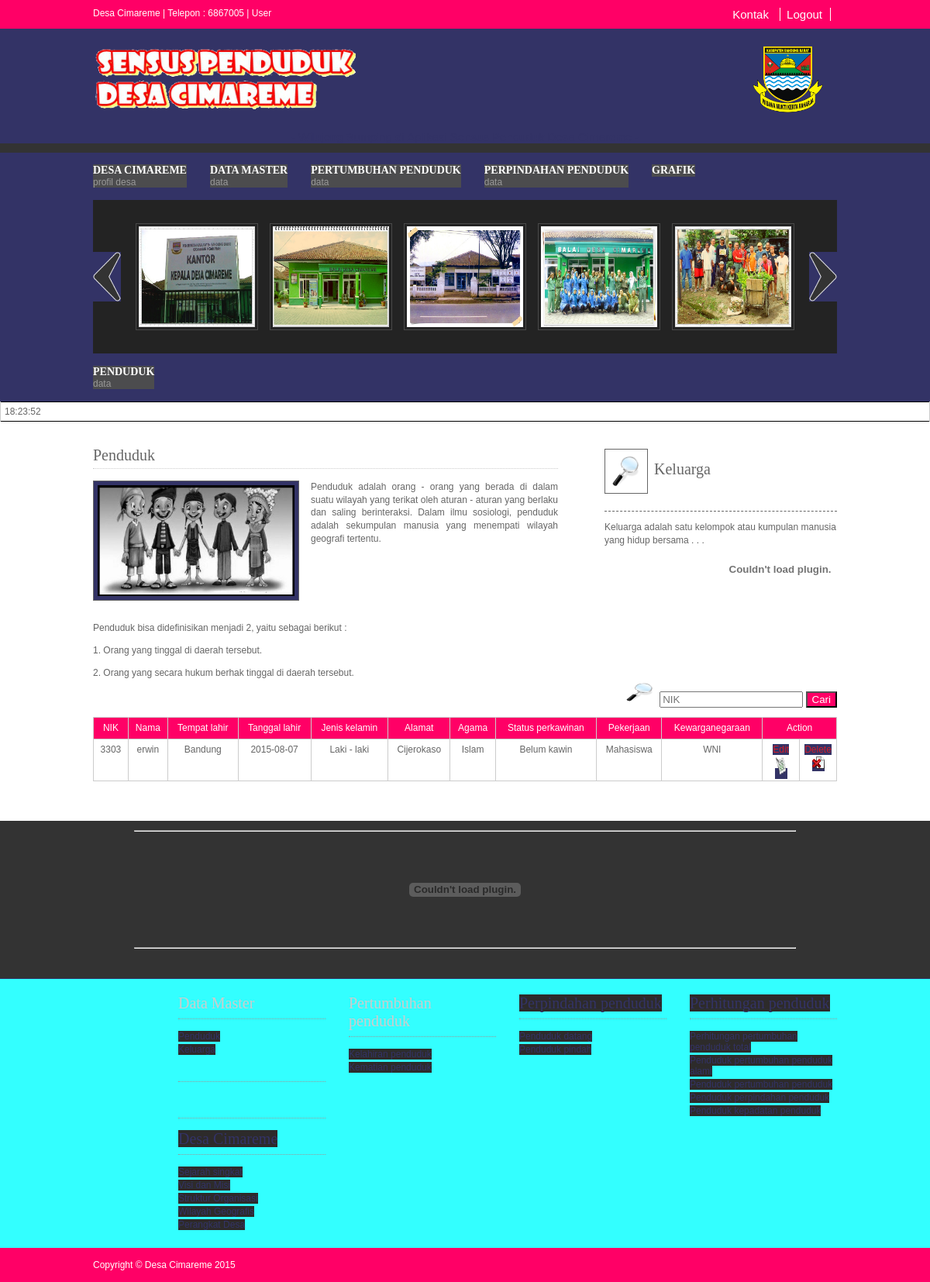
The page /penduduk.php (signed in) on the database its author committed.
### tables this page shows
CREATE TABLE IF NOT EXISTS `penduduk` (
  `nomor` int(11) NOT NULL AUTO_INCREMENT,
  `NIK` varchar(30) NOT NULL,
  `nama` varchar(50) NOT NULL,
  `tempat_lahir` varchar(20) NOT NULL,
  `tanggal_lahir` varchar(25) NOT NULL,
  `jenis_kelamin` varchar(15) NOT NULL,
  `alamat` varchar(25) NOT NULL,
  `agama` varchar(15) NOT NULL,
  `status_perkawinan` varchar(15) NOT NULL,
  `pekerjaan` varchar(50) NOT NULL,
  `kewarganegaraan` varchar(25) NOT NULL,
  `foto` varchar(50) NOT NULL,
  PRIMARY KEY (`nomor`)
);

### penduduk.php (the view, shortened to what this page needs)
<?php require_once('Connections/koneksi.php');
$logoutAction = $_SERVER['PHP_SELF']."?doLogout=true";
$maxRows_n = 10;
$pageNum_n = 0;
$startRow_n = $pageNum_n * $maxRows_n;
$query_n = "SELECT * FROM penduduk";
$query_limit_n = sprintf("%s LIMIT %d, %d", $query_n, $startRow_n, $maxRows_n);
$n = mysql_query($query_limit_n, $koneksi) or die(mysql_error());
$row_n = mysql_fetch_assoc($n);
?>
<!DOCTYPE html PUBLIC "-//W3C//DTD XHTML 1.0 Transitional//EN" "http://www.w3.org/TR/xhtml1/DTD/xhtml1-transitional.dtd">
<html xmlns="http://www.w3.org/1999/xhtml">
<head>
<link rel="stylesheet" href="layout/styles/layout.css" type="text/css" />
</head>
<body id="top">
<div class="wrapper col1">
  <div id="topbar">
    <p>Desa Cimareme | Telepon : 6867005 | User</p>
	<ul class="style2">
	  <li><a href="kontak.php" class="style3">Kontak </a></li> <li><a href="<?php echo $logoutAction ?>" class="style3">Logout</a></li>
	</ul>
    <br class="clear" />
  </div>
</div>
<div class="wrapper col2">
  <div id="header">
    <div class="fl_left">
      <h1><img src="images/Header.png" width="345" height="88" /></h1>
    </div>
    <div class="fl_right">
      <div align="right"><a href="#"><img src="images/Logo Bandung Barat.png" width="127" height="91" /></a> </div>
    </div>
    <br class="clear" />
  </div>
  <marquee>
  <div align="center" class="style2">- Wilujeng Sumping di Aplikasi Sensus Penduduk Desa Cimareme -</div>
  </marquee>
</div>
<div class="wrapper col3">
  <div id="topnav">
    <ul>
      <li><a href="home.php">Desa Cimareme</a><span>Profil Desa</span>
      </li>
	  <li><a href="">Data Master</a><span>data</span>
      </li>
	  <li><a href="">Pertumbuhan penduduk</a><span>data</span>
      </li>
	  <li><a href="">Perpindahan penduduk</a><span>data</span>
      </li>
	  <li><a href="grafik_kolom.php">Grafik</a></li>
    </ul>
    <br class="clear" />
  </div>
</div>
<div class="wrapper col4">
  <div id="featured_slide">
    <div id="featured_content">
      <ul>
        <li><a href="#"><img src="images/Kantor Kepala Desa Cimareme.jpg" alt="" /></a></li>
        <li><a href="#"><img src="images/Balai Desa Cimareme sekarang.jpg" alt="" /></a></li>
        <li><a href="#"><img src="images/Balai Desa Cimareme tempo dulu.jpg" alt="" /></a></li>
        <li><a href="#"><img src="images/Perangkat Desa.jpg" alt="" /></a></li>
        <li><a href="#"><img src="images/Warga Desa.jpg" alt="" /></a></li>
      </ul>
    </div>
    <a href="javascript:void(0);" id="featured-item-prev"><img src="layout/images/prev.png" alt="" /></a> <a href="javascript:void(0);" id="featured-item-next"><img src="layout/images/next.png" alt="" /></a> </div>
</div>
<div class="wrapper col3">
  <div id="topnav">
    <ul>
      <li><a href="penduduk.php">Penduduk</a><span>data</span>
    </ul>
    <br class="clear" />
  </div>
</div>
<div class="wrapper col5">
<body bgcolor="black" text="black" onload="waktu()">
<table align=center bgcolor="#CCCCCC" class="col5" style="border:1px solid black">
<tr><td>
<div id="output">
</div>
</td></tr>
</table>
  <div id="container">
    <div id="content">
      <h2>Penduduk</h2>
      <img class="imgl" src="images/pengertian penduduk dan warga negara.jpg" alt="" width="254" height="143" />
      <p align="justify">Penduduk adalah orang - orang yang berada di dalam suatu wilayah yang terikat oleh aturan - aturan yang berlaku dan saling berinteraksi. Dalam ilmu sosiologi,  penduduk adalah sekumpulan manusia yang menempati wilayah geografi tertentu.</p>
      <p align="justify">&nbsp;</p>
      <p align="justify">&nbsp;</p>
      <p align="justify">&nbsp;</p>
      <p align="justify">Penduduk bisa didefinisikan menjadi 2, yaitu sebagai berikut :</p>
      <p align="justify">1. Orang yang tinggal di  daerah tersebut.</p>
      <p align="justify">2.	 Orang yang secara  hukum berhak tinggal di daerah tersebut.</p>
    </div>
	<div id="column">
      <div class="holder">
        <h2 class="title"><img src="images/cari1.png" width="44" height="46" />Keluarga</h2>
        <p>Keluarga adalah  satu kelompok atau kumpulan manusia yang hidup bersama . . .</p>
        <p class="readmore">
          <object classid="clsid:D27CDB6E-AE6D-11cf-96B8-444553540000" codebase="http://download.macromedia.com/pub/shockwave/cabs/flash/swflash.cab#version=5,0,0,0" width="147" height="34">
            <embed src="button_keluarga.swf" quality="high" pluginspage="http://www.macromedia.com/shockwave/download/index.cgi?P1_Prod_Version=ShockwaveFlash" type="application/x-shockwave-flash" width="147" height="34" ></embed>
          </object>
        </p>
      </div>
    </div>
	<p>&nbsp;</p>
	<p>&nbsp;</p>
	<p>&nbsp;</p>
	<p>&nbsp;</p>
	<p>&nbsp;</p>
	<p>&nbsp;</p>
	<p>&nbsp;</p>
	<p>&nbsp;</p>
	<p>&nbsp;</p>
	<p>&nbsp;</p>
	<form>
      <div align="right"><img src="images/cari1.png" width="44" height="28" border="0" />
          <input name="cari" type="text" placeholder="NIK" />
          <input name="submit" type="submit" class="col1" value="Cari">
      </div>
    </form>
    <table border="1" cellpadding="0" cellspacing="3">
      <tr class="col1">
        <td><div align="center">NIK</div></td>
        <td><div align="center">Nama</div></td>
        <td><div align="center">Tempat lahir</div></td>
        <td><div align="center">Tanggal lahir</div></td>
        <td><div align="center">Jenis kelamin</div></td>
        <td><div align="center">Alamat</div></td>
        <td><div align="center">Agama</div></td>
        <td><div align="center">Status perkawinan</div></td>
        <td><div align="center">Pekerjaan</div></td>
        <td><div align="center">Kewarganegaraan</div></td>
		<td colspan="2"><div align="center">Action</div></td>
      </tr>
      <?php do { ?>
        <tr>
          <td><div align="center"><?php echo $row_n['NIK']; ?></div></td>
          <td><div align="center"><?php echo $row_n['nama']; ?></div></td>
          <td><div align="center"><?php echo $row_n['tempat_lahir']; ?></div></td>
          <td><div align="center"><?php echo $row_n['tanggal_lahir']; ?></div></td>
          <td><div align="center"><?php echo $row_n['jenis_kelamin']; ?></div></td>
          <td><div align="center"><?php echo $row_n['alamat']; ?></div></td>
          <td><div align="center"><?php echo $row_n['agama']; ?></div></td>
          <td><div align="center"><?php echo $row_n['status_perkawinan']; ?></div></td>
          <td><div align="center"><?php echo $row_n['pekerjaan']; ?></div></td>
          <td><div align="center"><?php echo $row_n['kewarganegaraan']; ?></div></td>
		  <td width="5%"><div align="center"><a href="editpenduduk.php?id=<?php echo $row_n['nomor']; ?>">Edit <img src="images/edit2.png" width="16" height="26" border="0"></a></div></td>
          <td width="5%"><div align="center" onclick="MM_popupMsg('Data penduduk dihapus')"><a href="hapuspenduduk.php?id=<?php echo $row_n['NIK']; ?>">Delete<img src="images/dell2.png" width="16" height="16" border="0"></a></div></td>
        </tr>
        <?php } while ($row_n = mysql_fetch_assoc($n)); ?>
    </table>
  <br class="clear" />
</div>
</div>
<div align="center">
  <hr width="71%" />
  <p>
    <object classid="clsid:D27CDB6E-AE6D-11cf-96B8-444553540000" codebase="http://download.macromedia.com/pub/shockwave/cabs/flash/swflash.cab#version=7,0,19,0" width="960" height="125">
      <embed src="images/bawah.swf" quality="high" pluginspage="http://www.macromedia.com/go/getflashplayer" type="application/x-shockwave-flash" width="960" height="125"></embed>
    </object>
</p>
  <hr width="71%" />
  <p>&nbsp;</p>
</div>
<div class="wrapper col6">
  <div id="footer">
    <div class="footbox">
      <h2><a href="">Perhitungan penduduk</a></h2>
      <ul>
        <li><a href="PPPT.php">Perhitungan pertumbuhan penduduk total</a></li>
        <li><a href="PPPA.php">Penduduk pertumbuhan penduduk alami</a></li>
		<li><a href="PPP.php">Penduduk pertumbuhan penduduk</a></li>
		<li><a href="PPRP.php">Penduduk perpindahan penduduk</a></li>
		<li><a href="PKP.php">Penduduk kepadatan penduduk</a></li>
      </ul>
    </div>
    <div class="footbox">
      <h2><a href="">Perpindahan penduduk </a></h2>
      <ul>
        <li><a href="penduduk_datang.php">Penduduk datang</a></li>
        <li><a href="penduduk_pindah.php">Penduduk pindah</a></li>
      </ul>
    </div>
    <div class="footbox">
      <h2 class="style4 style3">Pertumbuhan penduduk</h2>
      <ul>
        <li><a href="kelahiran_penduduk.php">Kelahiran penduduk</a></li>
        <li><a href="kematian_penduduk.php">Kematian penduduk</a></li>
      </ul>
    </div>
    <div class="footbox">
      <h2 class="style4 style3">Data Master</h2>
      <ul>
        <li><a href="penduduk.php">Penduduk</a></li>
        <li><a href="keluarga.php">Keluarga</a></li>
	  </ul>
    </div>
    <div class="footbox">
	<h2>&nbsp;</h2>
	<h2>&nbsp;</h2>
      <h2><a href="home.php">Desa Cimareme</a></h2>
      <ul>
        <li><a href="sejarah.php">Sejarah singkat</a></li>
        <li><a href="visimisi.php">Visi dan Misi</a></li>
        <li><a href="struktur.php">Struktur Organisasi</a></li>
        <li><a href="geografis.php">Wilayah Geografis</a></li>
		<li><a href="perangkatdesa.php">Perangkat Desa</a></li>
      </ul>
    </div>
    <br class="clear" />
  </div>
</div>
<div class="col1">
  <div id="copyright">
    <p class="fl_left style1">Copyright &copy; Desa Cimareme 2015</p>
    <br class="clear" />
  </div>
</div>
</body>
</html>

### layout/styles/layout.css (style rules this page uses)
html { overflow-y:scroll; }
body { margin:0; padding:0; font-size:12px; font-family:verdana, Arial, Helvetica, sans-serif; color:#FFFFFF; background-color:#333333; }
a { outline:none; text-decoration:none; }
.fl_left, .imgl { float:left; }
.fl_right, .imgr { float:right; }
img { margin:0; padding:0; border:0; }
.imgl, .imgr { border:1px solid #666666; padding:5px; color:#666666; background-color:#333366; }
.imgl { margin:0 15px 0 0; clear:left; }
div.wrapper { display:block; width:100%; margin:0; text-align:left; }
div.wrapper h1, div.wrapper h2, div.wrapper h3, div.wrapper h4, div.wrapper h5, div.wrapper h6 { margin:0 0 15px 0; padding:0; font-size:20px; font-weight:normal; font-family:Georgia, "Times New Roman", Times, serif; }
.col1, .col1 a { color:#FFFFFF; background-color:#FF0066; }
.col2 { color:#333366; background-color:#333366; }
.col3 { color:#333366; background-color:#333366; border-bottom:1px solid #333366; }
.col4 { color:#33FFFF; background-color:#333366; border-bottom:1px solid #333366; }
.col4 a { color:#333366; background-color:#333366; }
.col5 { color:#666666; background-color:#FFFFFF; }
.col5 a { color:#D51D29; background-color:#333366; }
.col6 { color:#333366; background-color:#33FFFF; border-top:1px solid #333366; }
.col6 a { color:#333366; background-color:#2D2B2B; }
#topbar, #header, #topnav, #intro, #breadcrumb, #container, #footer, #copyright { display:block; position:relative; width:960px; margin:0 auto; }
#topbar { padding:10px 0; }
#topbar p { float:left; margin:0; padding:0; }
#topbar ul { float:right; margin:0; padding:0; list-style:none; }
#topbar li { display:inline; margin:0 8px 0 0; padding:0 10px 0 0; border-right:1px solid #FFFFFF; }
#header { padding:20px 0; }
#header h1, #header p { margin:0; padding:0; }
#header .fl_left { display:block; float:left; width:400px; }
#header .fl_right { display:block; float:right; width:468px; }
#header h1 { margin:0; font-size:36px; border:none; }
#container { padding:20px 0; line-height:1.4em; }
#container h1, #container h2, #container h3, #container h4, #container h5, #container h6 { padding-bottom:8px; border-bottom:1px dotted #CCCCCC; }
#content { display:block; float:left; width:600px; }
#column { display:block; float:right; width:300px; }
#column .holder, #column #featured { display:block; width:300px; margin-bottom:20px; }
#column .holder h2.title { display:block; width:100%; height:65px; margin:0; padding:15px 0 0 0; font-size:20px; line-height:normal; border-bottom:1px dashed #666666; }
#column .holder h2.title img { float:left; margin:-15px 8px 0 0; padding:5px; border:1px solid #666666; }
#column .holder p.readmore { display:block; width:100%; font-weight:bold; text-align:right; line-height:normal; }
#footer { padding:20px 0; }
#footer h2 { padding-bottom:8px; border-bottom:1px dotted #999999; }
#footer p, #footer ul, #footer a { margin:0; padding:0; font-weight:normal; list-style:none; line-height:normal; }
#footer .footbox { display:block; float:right; width:190px; margin:0 0 0 30px; padding:0; }
#footer li { margin-bottom:3px; }
#copyright { padding:15px 0; }
#copyright p { margin:0; padding:0; }

### layout/styles/navi.css (style rules this page uses)
#topnav { padding:15px 0; z-index:1000; }
#topnav ul, #topnav li { margin:0; padding:0; list-style:none; font-size:14px; font-family:Georgia, "Times New Roman", Times, serif; }
#topnav li { float:left; margin-right:30px; }
#topnav li span { display:block; font-size:12px; font-weight:bold; font-family:Arial, Helvetica, sans-serif; text-transform:lowercase; color:#999999; background-color:#4C4C4E; font-weight:normal; line-height:normal; margin:0; padding:0; }
#topnav li a:link, #topnav li a:visited, #topnav li a:hover { display:block; margin:0; padding:0; color:#FFFFFF; background-color:#4C4C4E; text-transform:uppercase; font-weight:bold; }

### layout/styles/forms.css (style rules this page uses)
form, fieldset, legend { margin:0; padding:0; border:none; }

### layout/styles/tables.css (style rules this page uses)
table { width:100%; border-collapse:collapse; table-layout:auto; vertical-align:top; margin-bottom:15px; border:1px solid #CCCCCC; }
table tbody td { vertical-align:top; border-collapse:collapse; border-left:1px solid #CCCCCC; border-right:1px solid #CCCCCC; }
table thead th, table tbody td { padding:5px; border-collapse:collapse; }

### penduduk.php (style rules this page uses)
.style2 { font-size: 15px }
.style3 { color: #CCCCCC }

### rows shown on the page
penduduk: NIK "3303", nama "erwin", tempat_lahir "Bandung", tanggal_lahir "2015-08-07", jenis_kelamin "Laki - laki", alamat "Cijerokaso", agama "Islam", status_perkawinan "Belum kawin", pekerjaan "Mahasiswa", kewarganegaraan "WNI"
